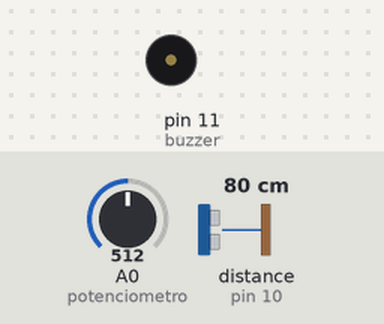
This sketch was run on a simulated Arduino Uno, built with avr-gcc and run on an emulated ATmega328P. Parts: buzzer (waves = sounding). Wiring (inferred from the names in the program): ultrasonic range finder: trigger pin 9; echo pin 10. The inputs (shaded band) are chosen by the test bench; at power-on: distance to the obstacle (sensor on pin 10) 80 cm, A0 (potenciometro) = 512. The echo pulse lasts 58.3 µs per cm.

Above: at 1.2 s.
1.3 s: distance to the obstacle (sensor on pin 10) set to 19 cm
2.8 s: distance to the obstacle (sensor on pin 10) set to 15 cm
At 3.7 s:
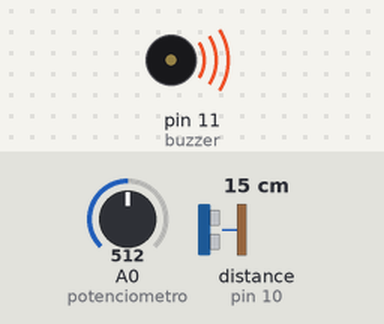
Timing chart, 0 to 5.8 s (numbered marks = the images above; inputs shaded):
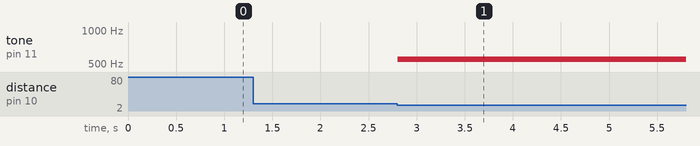

The sketch:

final_progra_arduino.ino
```cpp
const int trigPin = 9;
const int echoPin = 10;
const int buzzer = 11;
int potenciometro = A0;
float lectura;


long duracion;
int distancia;
int sDistancia;
int freqMin = 100;
int freqMax = 1000;


void setup() {
pinMode(trigPin, OUTPUT);
pinMode(echoPin, INPUT);
pinMode(buzzer, OUTPUT);
pinMode(potenciometro,INPUT);
Serial.begin(9600);
}


void loop() {

digitalWrite(trigPin, LOW);
delayMicroseconds(2);

digitalWrite(trigPin, HIGH);
delayMicroseconds(10);
digitalWrite(trigPin, LOW);


duracion = pulseIn(echoPin, HIGH);


distancia= duracion*0.034/2;

sDistancia = distancia;
if (sDistancia <= 15){
  digitalWrite(buzzer, HIGH);
  lectura = analogRead(potenciometro);
float frecuencia = map (lectura,0,1023,freqMin,freqMax);
tone(buzzer,frecuencia,300);

}
else{
  digitalWrite(buzzer, LOW);

}

}
```

Measured:
- the behaviour switches between 17 and 16 cm on distance to the obstacle (sensor on pin 10) (found by bisection; images 0 and 1)
- after the input at 1.3 s, every drawn part: stays the same
- after the input at 2.8 s, tone on pin 11 (buzzer): silent → 550 Hz at once
